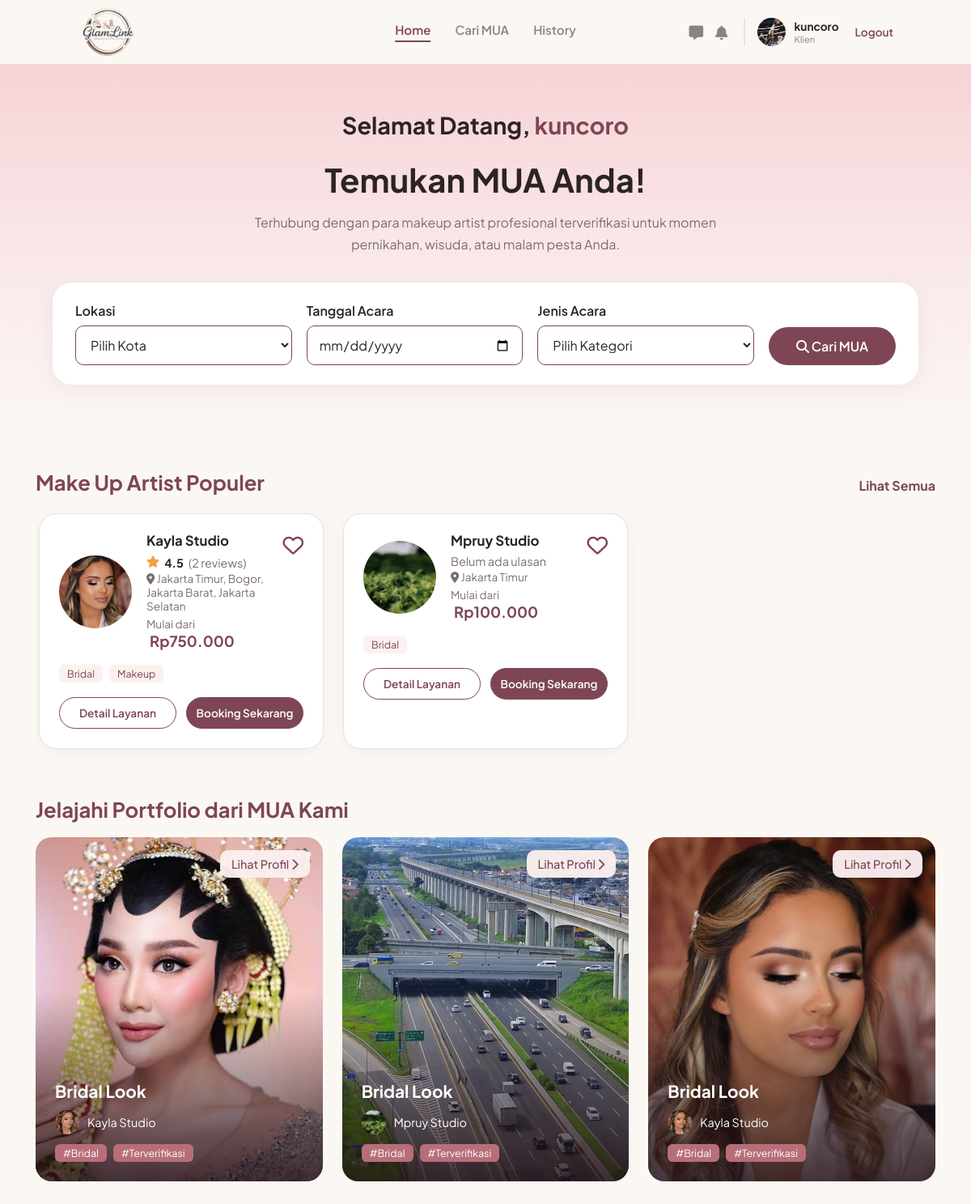
Screenshot of /klien/index.php (signed in) with the database file from the repository.
### tables this page shows
CREATE TABLE `users` (
  `id_user` int(11) NOT NULL,
  `nama` varchar(100) NOT NULL,
  `email` varchar(100) NOT NULL,
  `nomor_telepon` varchar(20) DEFAULT NULL,
  `nama_brand` varchar(150) DEFAULT NULL,
  `bio` text DEFAULT NULL,
  `lokasi` varchar(150) DEFAULT NULL,
  `foto_profil` varchar(255) DEFAULT NULL,
  `password` varchar(255) NOT NULL,
  `role` enum('mua','pelanggan','admin') NOT NULL,
  `dibuat_pada` timestamp NOT NULL DEFAULT current_timestamp(),
  `status_verifikasi` enum('pending','approved','rejected') NOT NULL DEFAULT 'approved',
  `alasan_tolak` varchar(255) DEFAULT NULL
);

CREATE TABLE `portfolios` (
  `id_portfolio` int(11) NOT NULL,
  `id_mua` int(11) NOT NULL,
  `foto` varchar(255) NOT NULL,
  `judul` varchar(100) DEFAULT NULL,
  `deskripsi` text DEFAULT NULL,
  `tag` varchar(150) DEFAULT NULL
);

### klien/index.php (the view, shortened to what this page needs)
<?php
require __DIR__ . '/../includes/klien.php';
$porto = q("SELECT p.foto, u.id_user, u.nama_brand, u.foto_profil,
              (SELECT kategori FROM services WHERE id_mua = u.id_user ORDER BY id_service LIMIT 1) AS kategori
            FROM portfolios p JOIN users u ON u.id_user = p.id_mua
            WHERE u.role='mua' AND u.status_verifikasi='approved' ORDER BY p.id_portfolio DESC LIMIT 3");
$populer = daftar_mua('', [], 'rating DESC, selesai DESC, u.dibuat_pada DESC', 6);
head_klien('Home');
include __DIR__ . '/../navbar.php';
?>
<section class="kl-hero">
    <h2 class="salam">Selamat Datang, <span><?php echo e($_SESSION['nama']); ?></span></h2>
    <h1>Temukan MUA Anda!</h1>
    <p class="sub">Terhubung dengan para makeup artist profesional terverifikasi untuk momen pernikahan, wisuda, atau malam pesta Anda.</p>
    <form class="search-card" action="cari.php" method="GET">
        <div><label for="wilayah">Lokasi</label>
            <select id="wilayah" name="wilayah"><option value="">Pilih Kota</option>
            </select></div>
        <div><label for="tanggal">Tanggal Acara</label>
            <input type="date" id="tanggal" name="tanggal" min="<?php echo date('Y-m-d'); ?>"></div>
        <div><label for="kategori">Jenis Acara</label>
            <select id="kategori" name="kategori"><option value="">Pilih Kategori</option>
            </select></div>
        <button class="btn-cari" type="submit"><i class="fa-solid fa-magnifying-glass"></i> Cari MUA</button>
    </form>
</section>
<main class="kl-wrap">
    <section id="populer">
        <div class="kl-title-row">
            <h2 class="kl-title">Make Up Artist Populer</h2>
            <a href="cari.php" class="lihat-semua">Lihat Semua</a>
        </div>
        <div class="pop-scroll">
            <?php foreach ($populer as $m) kartu_populer($m); ?>
        </div>
    </section>
    <h2 class="kl-title">Jelajahi Portfolio dari MUA Kami</h2>
    <div class="grid-3">
        <?php foreach ($porto as $p): ?>
            <a class="porto-card" href="mua.php?id=<?php echo (int)$p['id_user']; ?>">
                <?php echo foto($p['foto'], 'porto-img', 'fa-image'); ?>
                <span class="lihat-pill">Lihat Profil <i class="fa-solid fa-chevron-right"></i></span>
                <div class="porto-info">
                    <h3><?php echo $p['kategori'] ? e($p['kategori']) . ' Look' : 'Portfolio'; ?></h3>
                    <div class="porto-mua"><?php echo foto($p['foto_profil'], 'avatar sm'); ?><span><?php echo e($p['nama_brand']); ?></span></div>
                    <div class="chips"><?php if ($p['kategori']) echo '<span class="chip">#' . e($p['kategori']) . '</span>'; ?><span class="chip">#Terverifikasi</span></div>
                </div>
            </a>
        <?php endforeach; ?>
    </div>
</main>
<?php bottom_nav();

### includes/klien.php (shortened to what this page needs)
<?php
require_once __DIR__ . '/../koneksi.php';
function q($sql, $params = []) {
    global $koneksi;
    $st = $koneksi->prepare($sql);
    if ($params) { $st->bind_param(str_repeat('s', count($params)), ...$params); }
    $st->execute();
    $r = $st->get_result();
    return $r ? $r->fetch_all(MYSQLI_ASSOC) : [];
}
function e($v)      { return htmlspecialchars((string)$v, ENT_QUOTES); }
function rupiah($n) { return 'Rp' . number_format((float)$n, 0, ',', '.'); }
function foto($file, $kelas = '', $ikon = 'fa-user') {
    $f = basename((string)$file);
    if ($f !== '' && file_exists(__DIR__ . '/../assets/img/' . $f)) {
        return '<img class="' . $kelas . '" src="../assets/img/' . e($f) . '" alt="">';
    }
    return '<div class="' . $kelas . ' foto-kosong"><i class="fa-solid ' . $ikon . '"></i></div>';
}
function csrf_field() { if (empty($_SESSION['csrf'])) $_SESSION['csrf'] = bin2hex(random_bytes(16)); return '<input type="hidden" name="csrf" value="' . $_SESSION['csrf'] . '">'; }
function daftar_mua($where = '', $params = [], $urut = 'rating DESC, selesai DESC, u.dibuat_pada DESC', $limit = 60) {
    $rows = q("SELECT u.id_user, u.nama_brand, u.lokasi, u.foto_profil,
                (SELECT foto FROM portfolios WHERE id_mua = u.id_user ORDER BY id_portfolio LIMIT 1) AS cover,
                (SELECT MIN(harga) FROM services WHERE id_mua = u.id_user) AS harga_min,
                (SELECT COUNT(*) FROM bookings WHERE id_mua = u.id_user AND status = 'selesai') AS selesai,
                (SELECT ROUND(AVG(rating), 1) FROM bookings WHERE id_mua = u.id_user AND rating > 0) AS rating,
                (SELECT COUNT(*) FROM bookings WHERE id_mua = u.id_user AND rating > 0) AS n_ulasan,
                (SELECT COUNT(*) FROM favorit f WHERE f.id_mua = u.id_user AND f.id_pelanggan = " . (int)($GLOBALS['id_klien'] ?? 0) . ") AS fav
              FROM users u
              WHERE u.role = 'mua' AND u.status_verifikasi = 'approved' $where
              ORDER BY $urut LIMIT " . (int)$limit, $params);
    foreach ($rows as &$m) {
        $m['kats'] = array_column(q("SELECT DISTINCT kategori FROM services WHERE id_mua = ? AND kategori <> ''", [$m['id_user']]), 'kategori');
    }
    return $rows;
}
function rating_teks($m) {
    if (empty($m['n_ulasan'])) return '<span class="rate muted small">Belum ada ulasan</span>';
    return '<span class="rate"><i class="fa-solid fa-star"></i> <b>' . number_format((float)$m['rating'], 1) . '</b> <span class="muted">(' . (int)$m['n_ulasan'] . ' reviews)</span></span>';
}
function kartu_populer($m) {
    $id  = (int)$m['id_user'];
    $fav = !empty($m['fav']);
    $aria = $fav ? 'Hapus dari favorit' : 'Simpan ke favorit';
    echo '<article class="pop-card">';
    echo '<form class="pop-fav" method="POST" action="favorit.php">' . csrf_field() . '<input type="hidden" name="id_mua" value="' . $id . '"><input type="hidden" name="dari" value="home">';
    echo '<button type="submit" class="pop-heart' . ($fav ? ' on' : '') . '" aria-pressed="' . ($fav ? 'true' : 'false') . '" aria-label="' . $aria . '" title="' . $aria . '"><i class="' . ($fav ? 'fa-solid' : 'fa-regular') . ' fa-heart"></i></button></form>';
    echo '<a class="pop-link" href="mua.php?id=' . $id . '">' . foto($m['foto_profil'], 'avatar pop') . '<div class="pop-info"><h3>' . e($m['nama_brand']) . '</h3>' . rating_teks($m);
    echo '<div class="muted small"><i class="fa-solid fa-location-dot"></i> ' . e($m['lokasi']) . '</div>';
    echo '<div class="cc-price"><span class="muted">Mulai dari</span> <b>' . ($m['harga_min'] ? rupiah($m['harga_min']) : '-') . '</b></div></div></a>';
    echo '<div class="chips pop-tags">'; foreach (array_slice($m['kats'], 0, 2) as $k) echo '<span class="pop-tag">' . e($k) . '</span>'; echo '</div>';
    echo '<div class="cc-actions"><a class="kb-outline" href="mua.php?id=' . $id . '&tab=layanan">Detail Layanan</a><a class="kb-fill" href="booking.php?mua=' . $id . '">Booking Sekarang</a></div>';
    echo '</article>';
}
function head_klien($judul) {
    echo '<!DOCTYPE html><html lang="id"><head><meta charset="UTF-8"><meta name="viewport" content="width=device-width, initial-scale=1.0"><title>' . e($judul) . ' - GlamLink</title>
<link rel="stylesheet" href="https://cdnjs.cloudflare.com/ajax/libs/font-awesome/6.4.0/css/all.min.css">
<link href="https://fonts.googleapis.com/css2?family=Plus+Jakarta+Sans:wght@400;500;600;700&display=swap" rel="stylesheet">
<link rel="stylesheet" href="../assets/css/navbar.css"><link rel="stylesheet" href="../assets/css/klien.css"></head><body>';
}
function bottom_nav() {
    echo '<nav class="bottom-nav">';
    echo '</nav></body></html>';
}

### navbar.php (shortened to what this page needs)
<?php
$path_prefix = in_array(basename(dirname($_SERVER['PHP_SELF'])), ['mua', 'klien']) ? '../' : '';
$nav_logged_in = isset($_SESSION['status_login']) && $_SESSION['status_login'] == true;
$nav_role = isset($_SESSION['role']) ? $_SESSION['role'] : '';
if ($nav_logged_in && in_array($nav_role, ['mua', 'pelanggan']) && isset($koneksi)) {
    $id_mua_nav = $_SESSION['id_user'];
    $nav_query = mysqli_query($koneksi, "SELECT nama, nama_brand, foto_profil, status_verifikasi FROM users WHERE id_user = '$id_mua_nav'");
    $nav_profil = mysqli_fetch_assoc($nav_query);
}
?>
<header class="navbar">
    <div class="logo">
        <a href="<?php echo $path_prefix; ?>index.php">
            <img src="<?php echo $path_prefix; ?>assets/img/logo.png" alt="GlamLink">
        </a>
    </div>
    <?php if (!$nav_logged_in): ?>
        <div class="nav-links">
            <a href="<?php echo $path_prefix; ?>login.php" class="btn-text">Masuk</a>
            <a href="<?php echo $path_prefix; ?>login.php" class="btn-outline">Masuk Sebagai MUA</a>
            <a href="<?php echo $path_prefix; ?>register.php" class="btn-filled">Daftar</a>
        </div>
    <?php elseif ($nav_role == 'pelanggan'): ?>
        <?php $hal = basename($_SERVER['SCRIPT_NAME']); ?>
        <div class="nav-menu-mua">
            <a href="<?php echo $path_prefix; ?>klien/index.php" class="<?php echo $hal == 'index.php' ? 'active' : ''; ?>">Home</a>
            <a href="<?php echo $path_prefix; ?>klien/cari.php" class="<?php echo in_array($hal, ['cari.php', 'mua.php', 'booking.php']) ? 'active' : ''; ?>">Cari MUA</a>
            <a href="<?php echo $path_prefix; ?>klien/history.php" class="<?php echo $hal == 'history.php' ? 'active' : ''; ?>">History</a>
        </div>
        <div class="nav-profile-mua">
            <div class="nav-icons">
                <?php
                require_once __DIR__ . '/includes/chat.php';
                ?>
                <a href="<?php echo $path_prefix; ?>klien/chat.php" class="icon-btn" title="Chat">
                    <i class="fa-solid fa-message"></i>
                </a>
                <a href="<?php echo $path_prefix; ?>klien/notifikasi.php" class="icon-btn" title="Notifikasi">
                    <i class="fa-solid fa-bell"></i>
                </a>
            </div>
            <a href="<?php echo $path_prefix; ?>klien/profil.php" style="text-decoration:none;color:inherit;">
                <div class="profile-info">
                    <?php if (!empty($nav_profil['foto_profil']) && file_exists(__DIR__ . '/assets/img/' . basename($nav_profil['foto_profil']))): ?>
                        <img src="<?php echo $path_prefix; ?>assets/img/<?php echo htmlspecialchars(basename($nav_profil['foto_profil'])); ?>" alt="Profile">
                    <?php else: ?>
                        <div style="width:35px;height:35px;background:#e0d8da;border-radius:50%;display:flex;align-items:center;justify-content:center;color:#fff;font-size:0.8rem;"><i class="fa-solid fa-user"></i></div>
                    <?php endif; ?>
                    <div class="profile-text">
                        <span class="brand-name"><?php echo htmlspecialchars($nav_profil['nama'] ?? 'Klien'); ?></span>
                        <span class="role-text">Klien</span>
                    </div>
                </div>
            </a>
            <a href="<?php echo $path_prefix; ?>logout.php" class="logout-link">Logout</a>
        </div>
    <?php endif; ?>
</header>

### assets/css/navbar.css (style rules this page uses)
:root { --gl-primary: #7E4655; --gl-primary-dark: #623642; --gl-soft: #f0e6e9; }
.navbar { position: fixed; inset: 0 0 auto 0; height: 80px; display: flex; align-items: center; justify-content: space-between; padding: 0 8%; background-color: #FBF8F4; border-bottom: 1px solid #eadfe0; box-sizing: border-box; z-index: 1000; font-family: 'Plus Jakarta Sans', sans-serif; }
.navbar .logo { display: flex; align-items: center; }
.navbar .logo img { display: block; height: 60px; width: auto; }
.nav-menu-mua { display: flex; gap: 30px; font-weight: 600; font-size: 0.95rem; position: absolute; left: 50%; transform: translateX(-50%); }
.nav-menu-mua a { text-decoration: none; color: #8c8286; transition: 0.3s; font-family: 'Plus Jakarta Sans', sans-serif; }
.nav-menu-mua a:hover, .nav-menu-mua a.active { color: var(--gl-primary); }
.nav-menu-mua a.active { border-bottom: 2px solid var(--gl-primary); padding-bottom: 4px; }
.nav-profile-mua { display: flex; align-items: center; gap: 20px; }
.nav-icons { display: flex; gap: 15px; }
.nav-icons .icon-btn { position: relative; color: #8c8286; font-size: 1.1rem; text-decoration: none; }
.profile-info { display: flex; align-items: center; gap: 10px; border-left: 2px solid #eae5e3; padding-left: 15px; }
.profile-info img { width: 35px; height: 35px; border-radius: 50%; object-fit: cover; }
.profile-text { display: flex; flex-direction: column; }
.profile-text .brand-name { font-weight: 700; color: #2b2326; font-size: 0.85rem; }
.profile-text .role-text { font-size: 0.7rem; color: #8c8286; }
.logout-link { color: var(--gl-primary); font-size: 0.85rem; text-decoration: none; font-weight: 600; }

### rows the page displays
users: foto_profil (picture), nama "kuncoro"
users: foto_profil (picture), nama_brand "Kayla Studio", rating "4.5", n_ulasan "2", lokasi "Jakarta Timur, Bogor, Jakarta Barat, Jakarta Selatan", harga_min "Rp750.000", k "Bridal", k "Makeup"
users: foto_profil (picture), nama_brand "Mpruy Studio", shows "Belum ada ulasan", lokasi "Jakarta Timur", harga_min "Rp100.000", k "Bridal"
portfolios: foto (picture), kategori "Bridal", id_mua.nama_brand "Kayla Studio"
portfolios: foto (picture), kategori "Bridal", id_mua.nama_brand "Mpruy Studio"
portfolios: foto (picture), kategori "Bridal", id_mua.nama_brand "Kayla Studio"
